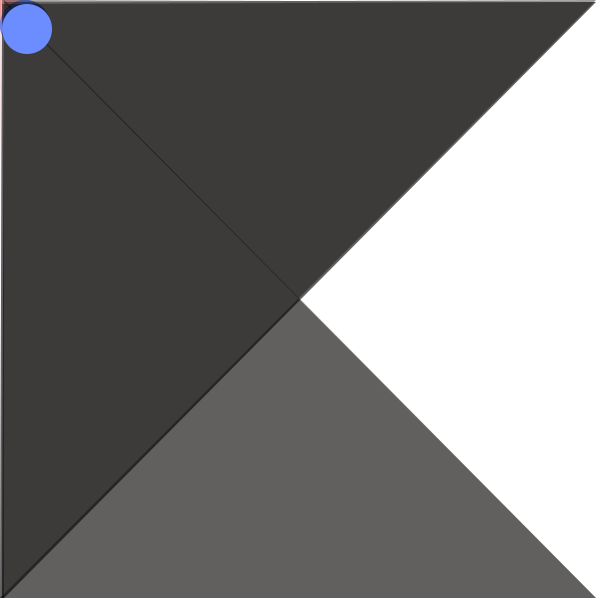
Frame 1 (no input)
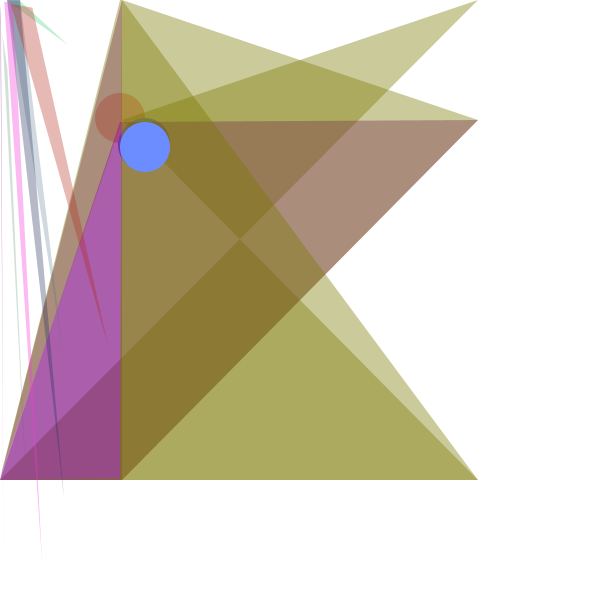
Frame 60 (the mouse pressed at the canvas centre just before this capture)
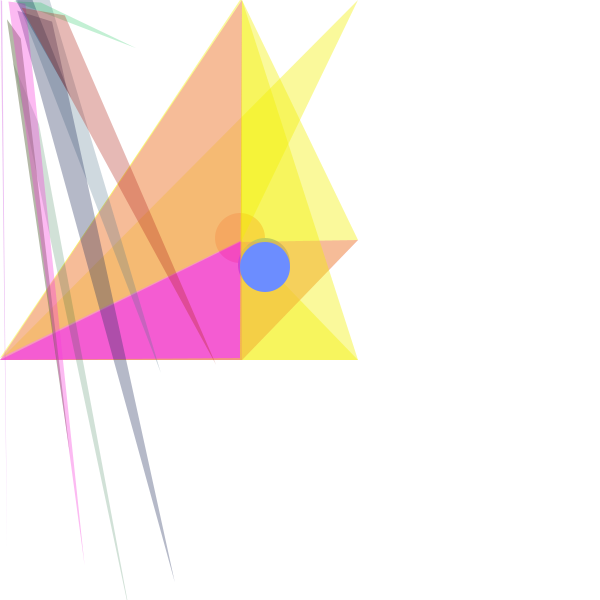
Frame 120 (the mouse held since frame 60 and released just before this capture)

The Processing sketch that drew these frames (run headless with seeded random() and noise(); from frame 60 on, the mouse is pressed at the canvas centre):

// Processing sketch: processing_144898
// ── processing_144898.pde

// Konkuk University
 // Department of Dynamic Media
 // SOS iDesign
// Name: WOO Eunhye
 // ID: 201420091


  int _num = 10;     
  Circle[] _circleArr = {
  }; 
  int x = 0;
  int y = 0;

  int xspeed = 2;
  int yspeed = 2;
  
  void setup() {
  size(600,600);
  background(255);
 
  drawCircles();
  }
 
  void draw() {   
  background(255);
  
   fill(#FFAFAF); 
  noStroke(); 
  ellipseMode(CENTER); 
  ellipse(x, y, 50, 50); 

  fill(#6C8DFF); 
  noStroke(); 
  ellipseMode(LEFT); 
  ellipse(x, y, 50, 50);
  
  fill(#6C8DFF); 
  noStroke(); 
  ellipseMode(LEFT); 
  ellipse(y, x, 50, 50);
  // Add the current speed to the x location.
  x = x + xspeed;
  y = y + yspeed;




  if ((x > width) || (x < 0)) {
    // If the object reaches either edge, multiply speed by -1 to turn it around.
    xspeed = xspeed * -1;    
  }


  if ((y > width) || (y < 0)) {
    // If the object reaches either edge, multiply speed by -1 to turn it around.
    yspeed = yspeed * -1;     
  }

  x = y + yspeed;




  // Display circle at x location
  noStroke();
  fill(x,y,0,100);
  quad(x,y,width-x,0,0, height-y,width-x,height-y);
  fill (y,0,x,100);
  quad(x,0,0, height-y,x,height-y,x,y);
  fill (x,y,0,100);
  quad(x,0,0, height-x,0,height-x,x,y);
  fill (y,0,x,100);
  quad(y,x,0, width-y,x,width-y,width-x,y);
   fill (x,y,0,100);
  quad(x,0,y, width-y,x,height-y,width-x,y);
  fill (x,y,0,100);
  quad(x,0,y,height-x,0, width-y,height-x,width-y);
  fill (x,y,0,100);
  quad(x,0,y,0,0, width-y,0,width-y);



  fill(#6C8DFF); 
  noStroke(); 
  ellipseMode(LEFT); 
  ellipse(y, x, 50, 50);
  
  for (int i=0; i<_circleArr.length; i++) {
    Circle thisCirc = _circleArr[i];
    thisCirc.updateMe();
  }
}
 
   void mouseReleased() {
  drawCircles();
 }
 
  void drawCircles() {
  for (int i=0; i<_num; i++) {
    Circle thisCirc = new Circle();
    thisCirc.drawMe();
    _circleArr = (Circle[])append(_circleArr, thisCirc);
  }
  
  
  }
 
 
  class Circle {
  float x, y, x1, y1, x2, y2;
  float radius;
  color linecol, fillcol;
  float alph;
  float xmove, ymove;
  float rot;
 
  Circle() {
  
    y = random(height);


    radius = random(5, 50);
    linecol = color(random(255), random(255), random(255));
    fillcol = color(random(255), random(255), random(255));
    alph = random(30, 150);
 
    xmove = random(-2, 2);// - 5;
    ymove = random(-2, 5); //- 5;
    rot=radians(x*6);
  }
 
  void drawMe() {
    noStroke();
    fill(fillcol, alph);
    //  pushMatrix();
    //  translate(-x,-y);
    //  rotate(rot);
    triangle(x, y, x1, y1, x2, y2);
 
  }
 
  void updateMe() {
    x += xmove;
    y += ymove;
    x1 += xmove*0.1;
    y1 += ymove*0.2;
    x2 += xmove*0.3;
    y2 += ymove*0.4;
    
    if (x > (width+radius)) {
    pushMatrix(); 
    radius-=1020;//short  
    x=3.2; 
    popMatrix(); 
    }
    if (x < (0-radius)) {
      x=0-radius;
      xmove= -xmove;
    }
    if (y > (height+radius)) {
      y=height+radius;
      ymove= -ymove;
    }
    if (y < (0-radius)) {
   pushMatrix(); 
    radius=1020;//short  
    x=-xmove; 
    popMatrix(); 
    }
  
     if (x2 > (width+radius)) {
      x2=width+radius;
      xmove= -xmove;
    }
    if (x2 < (0-radius)) {
      x2=0-radius;
      xmove= -xmove;
    }
    if (y2 > (height+radius)) {
      y2=height+radius;
      ymove= -ymove;
    }
    if (y2 < (0-radius)) {
      y2=0-radius;
      ymove= -ymove;
    }
    drawMe();
  }
}
